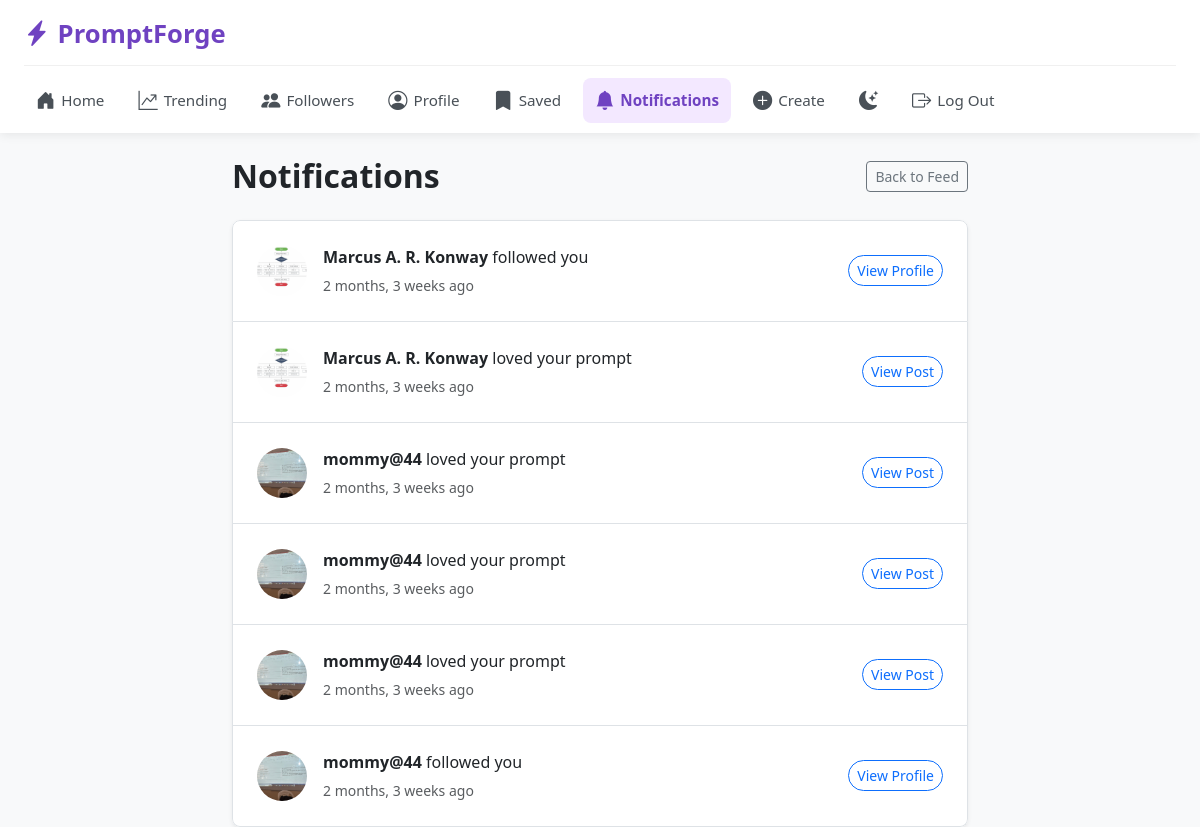
The app's page /notifications/ (signed in) with its own data.
### workflows/models.py (models this page shows, shortened)
class Notification(models.Model):
    recipient = models.ForeignKey(User, related_name='notifications', on_delete=models.CASCADE)
    actor = models.ForeignKey(User, related_name='actor_notifications', on_delete=models.CASCADE)
    verb = models.CharField(max_length=255)
    target = models.ForeignKey(Workflow, null=True, blank=True, on_delete=models.CASCADE)
    timestamp = models.DateTimeField(auto_now_add=True)
    is_read = models.BooleanField(default=False)
    class Meta:
        ordering = ['-timestamp']

class Profile(models.Model):
    user = models.OneToOneField(User, on_delete=models.CASCADE, related_name='profile')
    bio = models.TextField(max_length=500, blank=True, help_text="Tell us about yourself!")
    profile_picture = models.ImageField(upload_to='avatars/', blank=True, null=True)
    date_of_birth = models.DateField()

### workflows/views.py (the view)
# urls.py: path('notifications/', views.notifications_view, name='notifications'),
@login_required
def notifications_view(request):
    notifications = Notification.objects.filter(recipient=request.user)
    notifications.filter(is_read=False).update(is_read=True)
    return render(request, 'workflows/notifications.html', {'notifications': notifications})

### workflows/context_processors.py (called while the page is built)
def unread_notifications(request):
    if request.user.is_authenticated:
        return {'unread_notifications_count': request.user.notifications.filter(is_read=False).count()}
    return {'unread_notifications_count': 0}

### workflows/templates/workflows/notifications.html (shortened to what this page needs)
{% extends 'workflows/base.html' %}
{% block content %}
<div class="row justify-content-center">
    <div class="col-md-8">
        <div class="d-flex justify-content-between align-items-center mb-4">
            <h2 class="fw-bold mb-0">Notifications</h2>
            <a href="{% url 'feed' %}" class="btn btn-sm btn-outline-secondary">Back to Feed</a>
        </div>
        {% if notifications %}
            <div class="list-group shadow-sm rounded-3 overflow-hidden">
                {% for note in notifications %}
                    <div class="list-group-item list-group-item-action p-4 {% if not note.is_read %}bg-light{% endif %}">
                        <div class="d-flex align-items-center">
                            <div class="me-3">
                                {% if note.actor.profile.profile_picture %}
                                    <img src="{{ note.actor.profile.profile_picture.url }}" class="rounded-circle" style="width: 50px; height: 50px; object-fit: cover;">
                                {% else %}
                                    <div class="bg-secondary rounded-circle d-flex align-items-center justify-content-center text-white" style="width: 50px; height: 50px;">
                                        {{ note.actor.username|first|upper }}
                                    </div>
                                {% endif %}
                            </div>
                            <div class="flex-grow-1">
                                <p class="mb-1">
                                    <strong>{{ note.actor.get_full_name|default:note.actor.username }}</strong>
                                    {{ note.verb }}
                                </p>
                                <small class="text-muted">{{ note.timestamp|timesince }} ago</small>
                            </div>
                            {% if note.target %}
                                <a href="{% url 'detail' note.target.pk %}" class="btn btn-sm btn-outline-primary rounded-pill ms-3">View Post</a>
                            {% else %}
                                <a href="{% url 'profile' note.actor.username %}" class="btn btn-sm btn-outline-primary rounded-pill ms-3">View Profile</a>
                            {% endif %}
                        </div>
                    </div>
                {% endfor %}
            </div>
        {% else %}
            <div class="card border-0 shadow-sm text-center p-5">
                <div class="text-muted fs-1 mb-3"></div>
                <h5 class="fw-bold">No notifications yet</h5>
                <p class="text-muted mb-0">When someone interacts with your prompts or follows you, you'll see it here!</p>
            </div>
        {% endif %}
    </div>
</div>
{% endblock %}

### workflows/templates/workflows/base.html (style rules this page uses)
body { background-color: #f8f9fa; transition: background-color 0.3s ease, color 0.3s ease; }

### records on screen
Notification: actor.profile.profile_picture (picture), actor.get_full_name "Marcus A. R. Konway", verb "followed you", timestamp "2 months, 3 weeks", shows "View Profile"
Notification: actor.profile.profile_picture (picture), actor.get_full_name "Marcus A. R. Konway", verb "loved your prompt", timestamp "2 months, 3 weeks", shows "View Post"
Notification: actor.profile.profile_picture (picture), actor.get_full_name "mommy@44", verb "loved your prompt", timestamp "2 months, 3 weeks", shows "View Post"
Notification: actor.profile.profile_picture (picture), actor.get_full_name "mommy@44", verb "loved your prompt", timestamp "2 months, 3 weeks", shows "View Post"
Notification: actor.profile.profile_picture (picture), actor.get_full_name "mommy@44", verb "loved your prompt", timestamp "2 months, 3 weeks", shows "View Post"
Notification: actor.profile.profile_picture (picture), actor.get_full_name "mommy@44", verb "followed you", timestamp "2 months, 3 weeks", shows "View Profile"
